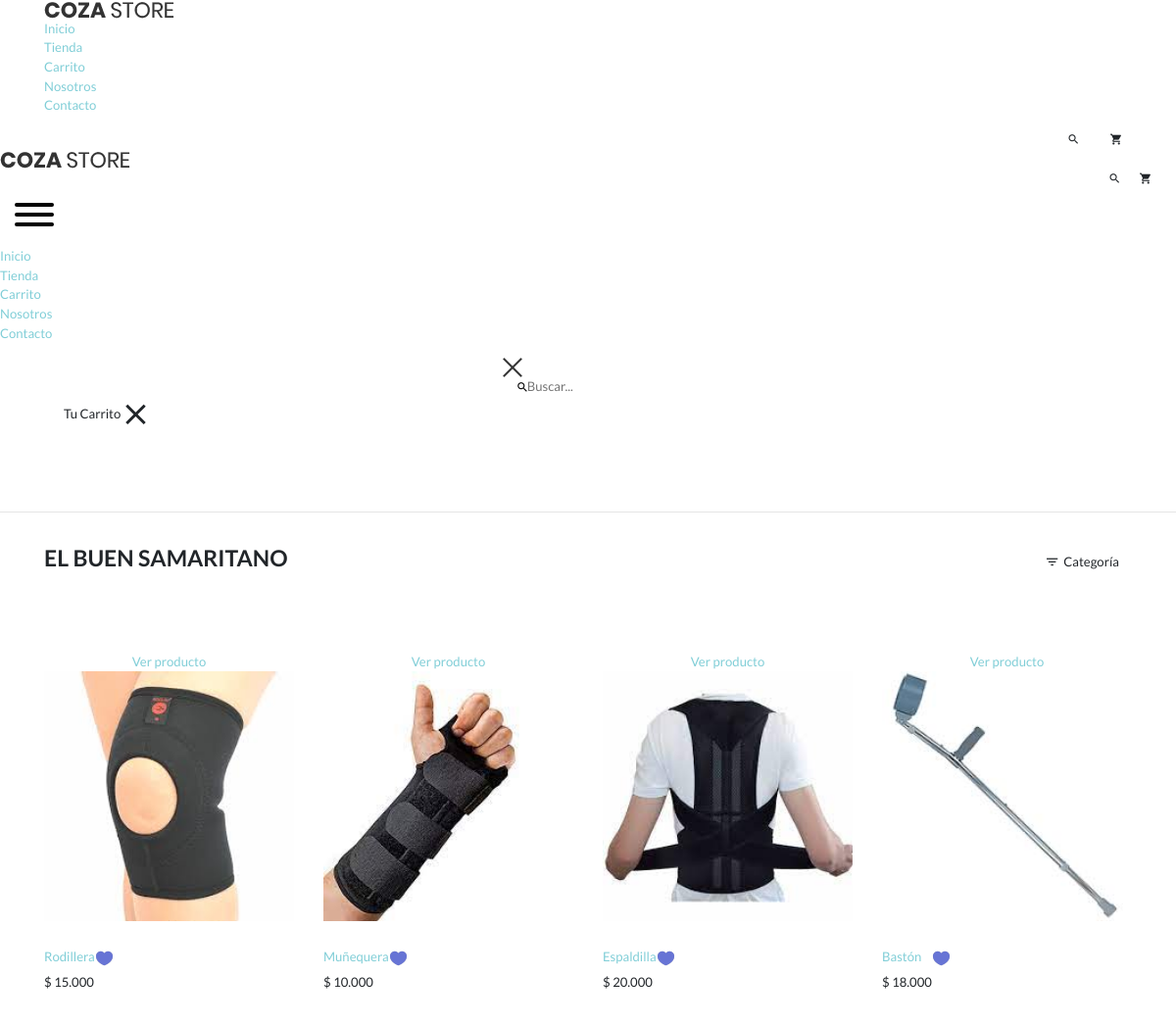
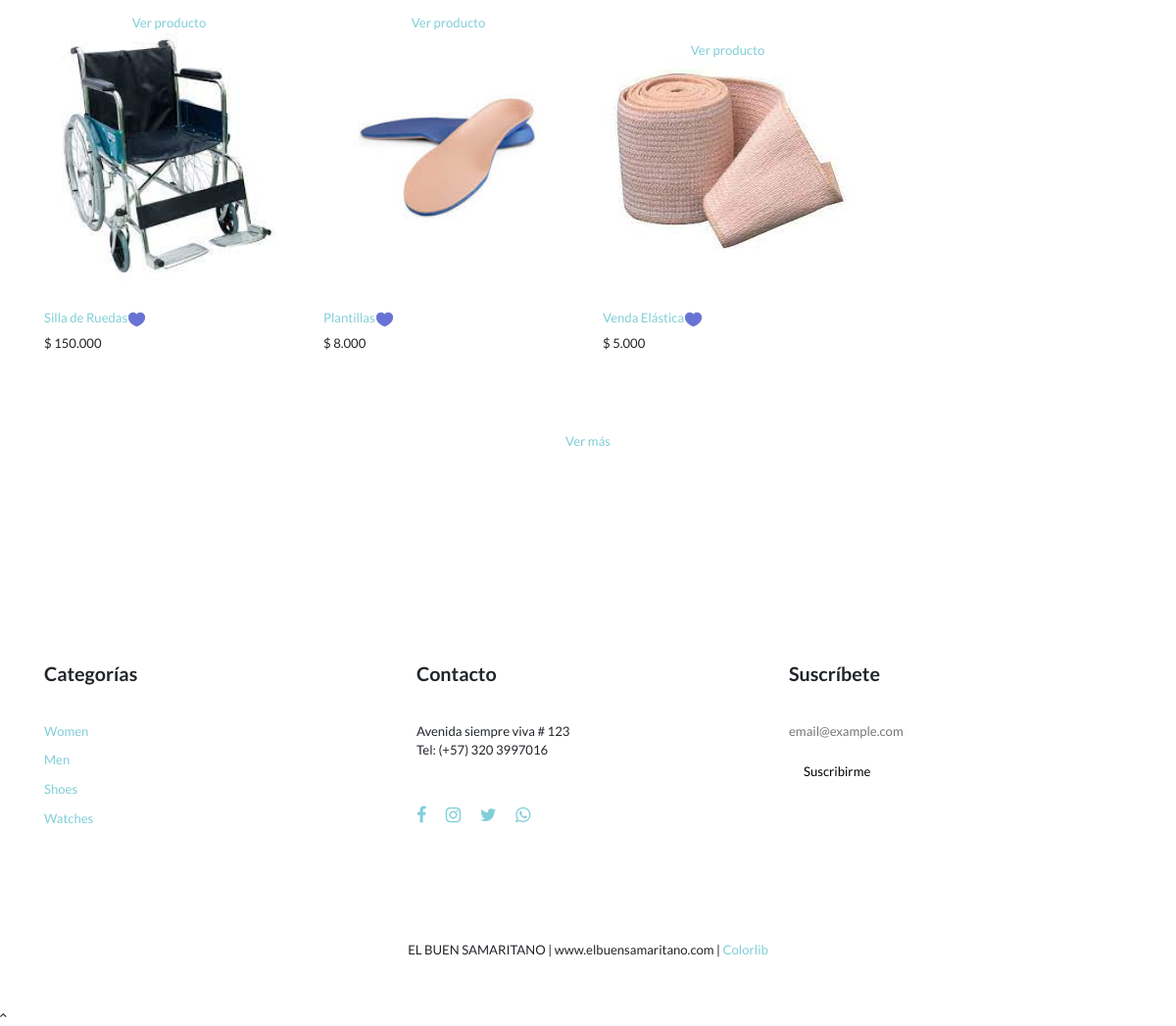
The page /tienda on the database its author committed (2 pictures, top to bottom).
### tables this page shows
CREATE TABLE `producto` (
  `idproducto` bigint(20) NOT NULL AUTO_INCREMENT PRIMARY KEY,
  `categoriaid` bigint(20) NOT NULL,
  `codigo` varchar(30) NOT NULL,
  `nombre` varchar(255) NOT NULL,
  `descripcion` text NOT NULL,
  `precio` bigint(20) NOT NULL,
  `stock` int(11) NOT NULL,
  `imagen` varchar(100) NOT NULL,
  `datecreated` datetime NOT NULL DEFAULT current_timestamp(),
  `ruta` varchar(255) NOT NULL,
  `status` int(11) NOT NULL DEFAULT 1
);

CREATE TABLE `empresa` (
  `idempresa` bigint(20) NOT NULL AUTO_INCREMENT PRIMARY KEY,
  `direccion` varchar(100) NOT NULL,
  `telefono` varchar(100) NOT NULL,
  `correo_empresa` varchar(100) NOT NULL,
  `correo_pedidos` varchar(100) NOT NULL,
  `nombre_remitente` varchar(100) NOT NULL,
  `correo_remitente` varchar(100) NOT NULL,
  `nombre_empresa` varchar(100) NOT NULL,
  `nombre_aplicacion` varchar(100) NOT NULL,
  `sitio_web` varchar(200) NOT NULL,
  `simbolo_moneda` varchar(10) NOT NULL,
  `moneda` varchar(10) NOT NULL,
  `divisa` varchar(10) NOT NULL,
  `separador_decimales` varchar(10) NOT NULL,
  `separador_miles_millones` varchar(10) NOT NULL,
  `status` int(11) NOT NULL
);

### Libraries/Core/Views.php (called while the page is built)
<?php
	class Views
	{
		function GetView($controller, $view, $data="")
		{
			$view = ucwords($view);
			$controller = get_class($controller);
			if($controller == "Home")
			{
				$view = "Views/".$view.".php";
			}else
			{
				$view = "Views/".$controller."/".$view.".php";
			}
			require_once($view);
		}
	}
?>

### Controllers/Tienda.php (called while the page is built, shortened)
<?php
	require_once("Models/TProducto.php");
	class Tienda extends Controllers
	{
		public function Tienda()
		{
			$data['page_tag'] = NOMBRE_EMPRESA;
			$data['page_title'] = NOMBRE_EMPRESA;
			$data['page_name'] = "tienda";
			$data['productos'] = $this->GetProductosT();
			$this->views->GetView($this,"tienda",$data);
		}
	}
?>

### index.php (called while the page is built, shortened)
<?php
	require_once("Helpers/Helpers.php");
	require_once("Libraries/Core/Load.php");
?>

### Libraries/Core/Mysql.php (called while the page is built, shortened)
<?php
	class Mysql extends Conexion
	{
		private $conexion;
		function __construct(){
			$this->conexion = new Conexion();
			$this->conexion = $this->conexion->conect();
		}
		public function Select(string $query)
		{
			$this->strQuery = $query;
			$result = $this->conexion->prepare($this->strQuery);
			$result->execute();
			$data = $result->fetch(PDO::FETCH_ASSOC);
			return $data;
		}
		public function SelectAll(string $query)
		{
			$this->strQuery = $query;
			$result = $this->conexion->prepare($this->strQuery);
			$result->execute();
			$data = $result->fetchall(PDO::FETCH_ASSOC);
			return $data;
		}
	}
?>

### Libraries/Core/Conexion.php (called while the page is built)
<?php
	class Conexion
	{
		private $conect;
		public function __construct(){
			$connectionString = "mysql:host=".DB_HOST.";dbname=".DB_NAME.";charset=".DB_CHARSET;
			try
			{
				$this->conect = new PDO($connectionString, DB_USER, DB_PASSWORD);
				$this->conect->setAttribute(PDO::ATTR_ERRMODE, PDO::ERRMODE_EXCEPTION);
			}catch(PDOException $e)
			{
				$this->conect = 'Error de conexión';
				echo "ERROR: ". $e->getMessage();
			}
		}
		public function conect(){
			return $this->conect;
		}
	}
?>

### Models/TProducto.php (called while the page is built, shortened)
<?php
require_once("Libraries/Core/Mysql.php");
	trait TProducto
	{
		public function GetProductosT()
		{
			$this->con = new Mysql();
			$sql = "SELECT 	p.idproducto,
							p.codigo,
							p.nombre,
							p.descripcion,
							p.categoriaid,
							c.nombre as categoria,
							p.precio,
							p.ruta,
							p.stock
					FROM 		producto p
					INNER JOIN	categoria c
					ON 		p.categoriaid = c.idcategoria
					WHERE 	p.status = 1";
			$request = $this->con->SelectAll($sql);
			if(count($request)>0)
			{
				for ($p=0; $p < count($request); $p++)
				{
					$intIdProducto = $request[$p]['idproducto'];
					$sqlImg = "SELECT 	productoid,
									img
							FROM 		imagen
							WHERE 	productoid = $intIdProducto";
					$requestImg = $this->con->SelectAll($sqlImg);
					if(count($requestImg)>0)
					{
						for ($i=0; $i < count($requestImg); $i++) {
							$requestImg[$i]['url_image'] = media().'/images/uploads/'.$requestImg[$i]['img'];
						}
					}
					$request[$p]['images'] = $requestImg;
				}
			}
			return $request;
		}
	}
?>

### Helpers/Helpers.php (called while the page is built, shortened)
<?php
	function BaseUrl()
	{
		return BASE_URL;
	}
	function Media(){
		return BASE_URL."/Assets";
	}
	function FormatMoney($cantidad)
	{
        require_once('Models/ConfiguracionesModel.php');
    	$nombreApp = new ConfiguracionesModel();
    	$idEmpresa = 1;
    	$arrConfiguraciones = $nombreApp->DatosMoneda($idEmpresa);
		$cantidad = $arrConfiguraciones["simbolo_moneda"].' '.number_format($cantidad,0,$arrConfiguraciones["separador_decimales"],$arrConfiguraciones["separador_miles_millones"]);
		return $cantidad;
	}
?>

### Models/ConfiguracionesModel.php (called while the page is built, shortened)
<?php
	class ConfiguracionesModel extends Mysql
	{
        public function DatosMoneda(int $compañia)
		{
			$this->idEmpresa = $compañia;
			$sql = "SELECT separador_decimales, separador_miles_millones, simbolo_moneda,divisa, moneda FROM empresa WHERE idempresa = $this->idEmpresa";
			$request = $this->Select($sql);
			return $request;
		}
	}
?>

### Views/Tienda/Tienda.php (the view, shortened to what this page needs)
<?php
	$arrProductos = $data['productos'];
?>
<br><br><br>
<hr>
<div class="bg0 m-t-23 p-b-140">
	<div class="container">
		<div class="flex-w flex-sb-m p-b-52">
			<div class="flex-w flex-l-m filter-tope-group m-tb-10">
				<h3><?=$data['page_title']?></h3>
			</div>
			<div class="flex-w flex-c-m m-tb-10">
				<div class="flex-c-m stext-106 cl6 size-104 bor4 pointer hov-btn3 trans-04 m-r-8 m-tb-4 js-show-filter">
					<i class="icon-filter cl2 m-r-6 fs-15 trans-04 zmdi zmdi-filter-list"></i>
					 Categoría &nbsp;
				</div>
			</div>
		</div>
		<div class="row isotope-grid">
		<?php
		if(count($arrProductos)>0)
		{
			for ($i=0; $i < count($arrProductos); $i++)
			{
				$ruta = $arrProductos[$i]['ruta'];
				if(count($arrProductos[$i]['images'])>0)
				{
					$portada = $arrProductos[$i]['images'][0]['url_image'];
				}else
				{
					$portada = media().'/images/uploads/product.jpg';
				}
			?>
				<div class="col-sm-6 col-md-4 col-lg-3 p-b-35 isotope-item women">
					<div class="block2">
						<div class="block2-pic hov-img0">
							<img src="<?= $portada; ?>" alt="<?=$arrProductos[$i]['nombre']; ?>">
							<a href="<?=BaseUrl().'/tienda/producto/'.$arrProductos[$i]['idproducto'].'/'.$ruta;?>" class="block2-btn flex-c-m stext-103 cl2 size-102 bg0 bor2 hov-btn1 p-lr-15 trans-04">
								Ver producto
							</a>
						</div>
						<div class="block2-txt flex-w flex-t p-t-14">
							<div class="block2-txt-child1 flex-col-l ">
								<a href="<?= BaseUrl().'/tienda/producto/'.$arrProductos[$i]['idproducto'].'/'.$ruta;?>" class="stext-104 cl4 hov-cl1 trans-04 js-name-b2 p-b-6">
									<?=$arrProductos[$i]['nombre'];?>
								</a>
								<span class="stext-105 cl3">
									<?=FormatMoney($arrProductos[$i]['precio']);?>
								</span>
							</div>
							<div class="block2-txt-child2 flex-r p-t-3">
								<a href="#" class="btn-addwish-b2 dis-block pos-relative js-addwish-b2">
									<img class="icon-heart2 dis-block trans-04 ab-t-l" src="<?= media(); ?>/tienda/images/icons/icon-heart-02.png" alt="ICON">
								</a>
							</div>
						</div>
					</div>
				</div>
		<?php
			}
		}else
		{
			echo "No hay productos para mostrar";
		}
		?>
		</div>
		<div class="flex-c-m flex-w w-full p-t-45">
			<a href="#" class="flex-c-m stext-101 cl5 size-103 bg2 bor1 hov-btn1 p-lr-15 trans-04">
				Ver más
			</a>
		</div>
	</div>
</div>

### Assets/tienda/css/style.css (style rules this page uses)
.hov-img0 { height: 300px; overflow: hidden; display: flex; justify-content: center; flex-wrap: nowrap; align-content: stretch; flex-direction: column-reverse; }

### rows shown on the page
producto: shows a picture, nombre "Rodillera", precio.separador_miles_millones "$ 15.000"
producto: shows a picture, nombre "Muñequera", precio.separador_miles_millones "$ 10.000"
producto: shows a picture, nombre "Espaldilla", precio.separador_miles_millones "$ 20.000"
producto: shows a picture, nombre "Bastón", precio.separador_miles_millones "$ 18.000"
producto: shows a picture, nombre "Silla de Ruedas", precio.separador_miles_millones "$ 150.000"
producto: shows a picture, nombre "Plantillas", precio.separador_miles_millones "$ 8.000"
producto: shows a picture, nombre "Venda Elástica", precio.separador_miles_millones "$ 5.000"

### other values the page prints
$data['page_title'] "EL BUEN SAMARITANO"
NOMBRE_EMPRESA "EL BUEN SAMARITANO"
WEB_EMPRESA "www.elbuensamaritano.com"
